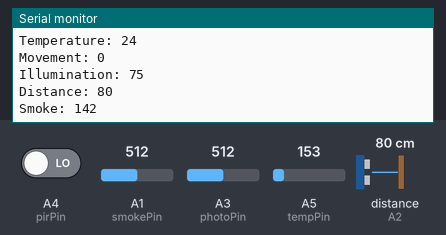
A sketch run on a simulated Arduino Uno, built with avr-gcc and run on an emulated ATmega328P. Parts: the last lines printed to the serial monitor. Wiring (inferred from the names in the program): ultrasonic range finder: trigger A2; echo A2. The inputs (shaded band) are chosen by the test bench; at power-on: distance to the obstacle (sensor on A2) 80 cm, A5 (tempPin) = 153, A1 (smokePin) = 512, A3 (photoPin) = 512, A4 (pirPin) LOW. The echo pulse lasts 58.3 µs per cm.

Above: at 1.3 s.
1.4 s: distance to the obstacle (sensor on A2) set to 2 cm
At 1.9 s:
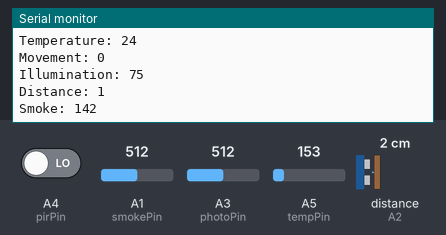
2.9 s: A5 (tempPin) set to 165
4.4 s: A1 (smokePin) set to 716
At 4.97 s:
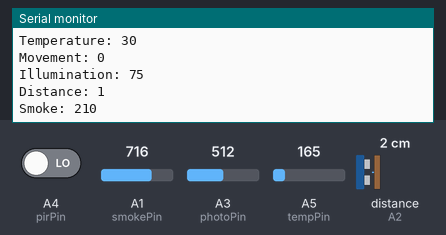
5.9 s: A3 (photoPin) set to 716
At 6.5 s:
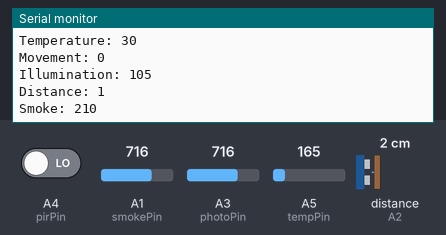
7.4 s: A4 (pirPin) driven HIGH
8.9 s: distance to the obstacle (sensor on A2) set to 4 cm
At 9.58 s:
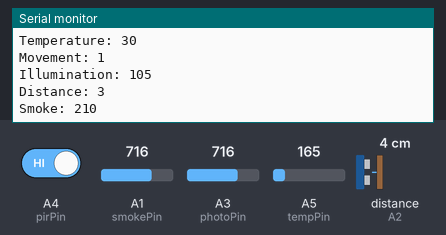
Timing chart, 0 to 11.4 s (numbered marks = the images above; inputs shaded):
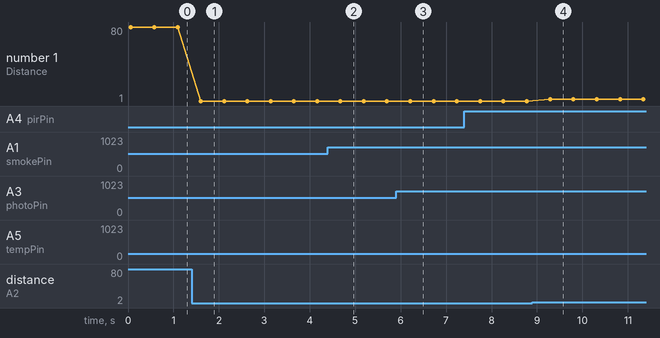

Measured:
- after the input at 1.4 s, the serial monitor: prints a new line after 0.20 s (image 1)
- after the input at 4.4 s, the serial monitor: prints a new line after 0.29 s (image 2)
- after the input at 5.9 s, the serial monitor: prints a new line after 0.29 s (image 3)
- after the input at 8.9 s, the serial monitor: prints a new line after 0.39 s (image 4)
- plotted number 1: 80 → 1 after the input at 1.4 s, 1 → 3 after the input at 8.9 s

The sketch:

32IV_7_Smart_home_sample.ino
```cpp
int tempPin=A5;
int pirPin=A4;
int photoPin=A3;
int distancePin=A2;
int smokePin=A1;

int getTemperature() {
  int help=analogRead(tempPin);
  float volts=help*5.0;
  float percents=volts/1024.0;
  float minusOffset=percents-0.5;
  int degrees=minusOffset*100;
  return degrees;
}

bool getMotion(){
  bool help=(bool) digitalRead(pirPin);
  return help;
}

int getIllumination(){
  int help=analogRead(photoPin);
  int converted=map(help, 6, 679, 1, 100);
  return converted;
}

long getDistance()
{
  pinMode(distancePin, OUTPUT);
  digitalWrite(distancePin, LOW);
  delayMicroseconds(2);
  digitalWrite(distancePin, HIGH);
  delayMicroseconds(10);
  digitalWrite(distancePin, LOW);

  pinMode(distancePin, INPUT);
  long duration = pulseIn(distancePin, HIGH);
  long cmDistance = duration / 29 / 2;
  return cmDistance;
}

int getSmoke(){
  int help=analogRead(smokePin);
  int converted=map(help, 85, 385, 0, 100);
  return converted;
}

void setup()
{
  pinMode(tempPin, INPUT);
  pinMode(pirPin, INPUT);
  pinMode(photoPin, INPUT);
  pinMode(distancePin, INPUT);
  pinMode(smokePin, INPUT);
  Serial.begin(9600);
}

void loop()
{
  int temperature=getTemperature();
  bool isMoving=getMotion();
  int illumination=getIllumination();
  long distance=getDistance();
  int smoke=getSmoke();

  Serial.print("Temperature: ");
  Serial.println(temperature);
  Serial.print("Movement: ");
  Serial.println(isMoving);
  Serial.print("Illumination: ");
  Serial.println(illumination);
  Serial.print("Distance: ");
  Serial.println(distance);
  Serial.print("Smoke: ");
  Serial.println(smoke);
  Serial.println();

  delay(500);
}
```
